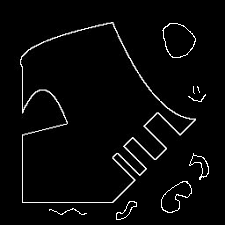
#> input picture bordes.png, 225 x 225 px
$ jupyter execute DeteccecionBinarias.ipynb
#> lines starting #> are read from the running program, lines starting #| are printed output that depends on the picture; after the words box and inside, x2 and y2 are one past the last pixel; in counts of white or black regions, pixels touching at a corner belong together
# Practica 3
## Integrantes
Iker Antonio Pluma Amaro
### Librerias

[cell 1]
import numpy as np
import cv2 as cv
import matplotlib.pyplot as plt

### Desarollo
Clases

[cell 2]
from typing import Dict, Optional

class UnionFind:
    def __init__(self):
        self.__body: Dict[int, int] = {}

    def __str__(self) -> str:
        components = {}
        for x in self.__body:
            root = self.find(x)
            if root in components:
                components[root].append(x)
            else:
                components[root] = [x]
        output = ""
        for root, items in components.items():
            output += f"Component {root}: {', '.join(map(str, items))}\n"
        return output

    def find(self, x: int) -> Optional[int]:
        if x not in self.__body:
            return None
        if self.__body[x] != x:
            self.__body[x] = self.find(self.__body[x])
        return self.__body[x]

    def union(self, x: int, y: int) -> None:
        root_x = self.find(x)
        root_y = self.find(y)
        if root_x is None or root_y is None:
            return
        if root_x != root_y:
            self.__body[root_y] = root_x

    def makeSet(self, x: int) -> None:
        if x not in self.__body:
            self.__body[x] = x

Funciones

[cell 3]
def segmentation(Image: np.ndarray) -> np.ndarray:
    uf = UnionFind()
    xAxisSize, yAxisSize = Image.shape
    newArray = np.zeros([xAxisSize, yAxisSize], dtype=int)
    cont = 1

    for x in range(1, xAxisSize):
        for y in range(1, yAxisSize):
            if Image[x][y] == 255:
                neighbors = []
                if newArray[x - 1][y] != 0:
                    neighbors.append(newArray[x - 1][y])
                if newArray[x - 1][y - 1] != 0:
                    neighbors.append(newArray[x - 1][y - 1])
                if newArray[x][y - 1] != 0:
                    neighbors.append(newArray[x][y - 1])
                if y < yAxisSize - 1 and newArray[x - 1][y + 1] != 0:
                    neighbors.append(newArray[x - 1][y + 1])

                if not neighbors:
                    newArray[x][y] = cont
                    cont += 1
                else:
                    min_neighbor = min(neighbors)
                    newArray[x][y] = min_neighbor

                    for neighbor in neighbors:
                        if newArray[x][y] != neighbor:
                            uf.makeSet(neighbor)
                            uf.makeSet(min_neighbor)
                            uf.union(neighbor, min_neighbor)

    for x in range(xAxisSize):
        for y in range(yAxisSize):
            if Image[x][y] == 255:
                value = uf.find(newArray[x][y])
                if value is not None:
                    newArray[x][y] = value
    print(uf)
    return newArray

### Ejecución
Lectura de la imagen

[cell 4]
img = cv.imread('bordes.png',cv.IMREAD_GRAYSCALE)
#> img is the input picture: shape (225, 225); min 0, max 255, mean 8.3
_,img = cv.threshold(img,15,255,cv.THRESH_BINARY)
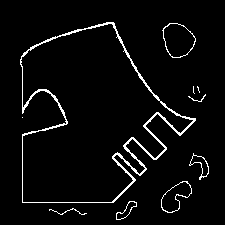
#> img: shape (225, 225); 4.2% white in thin lines or dots, all inside (x1, y1, x2, y2) = (20, 22, 209, 220)

Ploteo de la imagen

[cell 5]
plt.imshow(img,cmap="gray")
plt.axis("off")
plt.show()

[cell 6]
plt.imshow(segmentation(img),cmap="nipy_spectral")
#> after the loop in segmentation, `for x in range(1, xAxisSize):`:
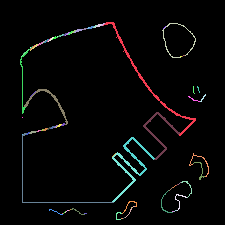
#> newArray: shape (225, 225) int64; 81 distinct labels, from 0 to 80; one colour per label, 0 black
#> after the loop in segmentation, `for x in range(xAxisSize):`:
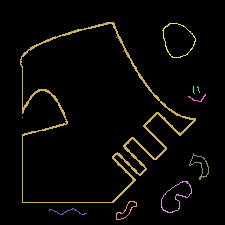
#> newArray: shape (225, 225) int64; 11 distinct labels, from 0 to 80; one colour per label, 0 black
#| Component 56: 2, 1, 4, 5, 6, 8, 9, 10, 11, 12, 13, 14, 15, 16, 18, 19, 17, 20, 21, 22, 23, 24, 25, 26, 27, 28, 29, 30, 31, 37, 36, 43, 42, 44, 45, 46, 47, 48, 49, 50, 51, 52, 40, 53, 56, 55, 54
#| Component 33: 7, 3, 32, 33
#| Component 39: 39, 38
#| Component 58: 58, 57
#| Component 75: 60, 59, 61, 62, 63, 64, 65, 73, 75
#| Component 80: 67, 66, 68, 76, 79, 80
#| Component 78: 71, 69, 72, 74, 77, 70, 78

$ run again, with image1.jpg saved as bordes.png
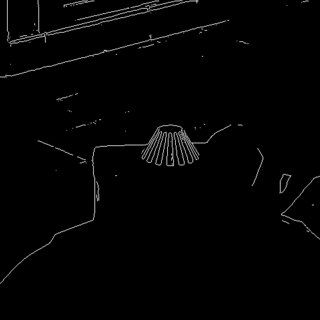
#> input picture image1.jpg, 320 x 320 px
#> img is the input picture: shape (320, 320); min 0, max 191, mean 3.7
#> `_,img = cv.threshold(img,15,255,cv.THRESH_BINARY)`:
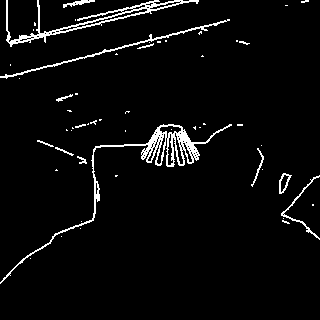
#> img: shape (320, 320); 4.1% white in thin lines or dots, all inside (x1, y1, x2, y2) = (0, 0, 320, 284)
#> after the loop in segmentation, `for x in range(xAxisSize):`:
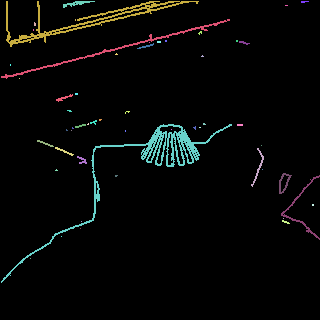
#> newArray: shape (320, 320) int64; 55 distinct labels, from 0 to 272; one colour per label, 0 black
#> (printed output is left out)
